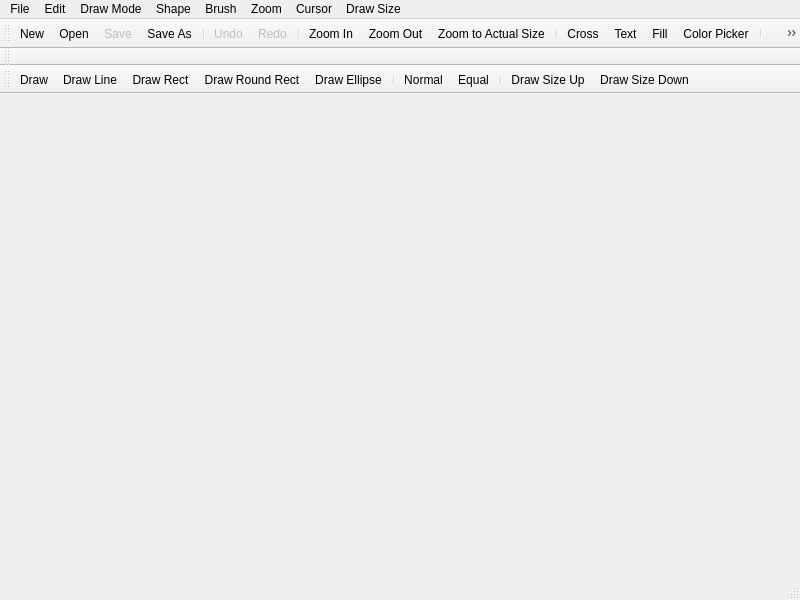
<?xml version="1.0" encoding="UTF-8"?>
<ui version="4.0">
 <class>MainWindow</class>
 <widget class="QMainWindow" name="MainWindow">
  <property name="geometry">
   <rect>
    <x>0</x>
    <y>0</y>
    <width>800</width>
    <height>600</height>
   </rect>
  </property>
  <property name="cursor">
   <cursorShape>CrossCursor</cursorShape>
  </property>
  <property name="windowTitle">
   <string>MainWindow</string>
  </property>
  <widget class="QWidget" name="centralwidget"/>
  <widget class="QMenuBar" name="menubar">
   <property name="geometry">
    <rect>
     <x>0</x>
     <y>0</y>
     <width>800</width>
     <height>20</height>
    </rect>
   </property>
   <widget class="QMenu" name="menuDraw_Mode">
    <property name="title">
     <string>Draw Mode</string>
    </property>
    <addaction name="actionDraw"/>
    <addaction name="actionDraw_Line"/>
    <addaction name="actionDraw_Rect"/>
    <addaction name="actionDraw_Round_Rect"/>
    <addaction name="actionDraw_Ellipse"/>
   </widget>
   <widget class="QMenu" name="menuShape">
    <property name="title">
     <string>Shape</string>
    </property>
    <addaction name="separator"/>
    <addaction name="actionNormal"/>
    <addaction name="actionEqual"/>
   </widget>
   <widget class="QMenu" name="menuBrush">
    <property name="title">
     <string>Brush</string>
    </property>
    <addaction name="actionNone"/>
    <addaction name="actionFull"/>
   </widget>
   <widget class="QMenu" name="menuFile">
    <property name="title">
     <string>File</string>
    </property>
    <addaction name="actionNew"/>
    <addaction name="actionOpen"/>
    <addaction name="actionSave_As"/>
    <addaction name="actionSave"/>
   </widget>
   <widget class="QMenu" name="menuZoom">
    <property name="title">
     <string>Zoom</string>
    </property>
    <addaction name="actionZoom_In"/>
    <addaction name="actionZoom_Out"/>
    <addaction name="actionZoom_to_Actual_Size"/>
   </widget>
   <widget class="QMenu" name="menuPast">
    <property name="title">
     <string>Cursor</string>
    </property>
    <addaction name="actionText"/>
    <addaction name="actionCross"/>
    <addaction name="actionFill"/>
    <addaction name="actionColor_Picker"/>
   </widget>
   <widget class="QMenu" name="menuEdit">
    <property name="title">
     <string>Edit</string>
    </property>
    <addaction name="actionUndo"/>
    <addaction name="actionRedo"/>
   </widget>
   <widget class="QMenu" name="menuDraw_Size">
    <property name="title">
     <string>Draw Size</string>
    </property>
    <addaction name="actionDraw_Size_Up"/>
    <addaction name="actionDraw_Size_Down"/>
   </widget>
   <addaction name="menuFile"/>
   <addaction name="menuEdit"/>
   <addaction name="menuDraw_Mode"/>
   <addaction name="menuShape"/>
   <addaction name="menuBrush"/>
   <addaction name="menuZoom"/>
   <addaction name="menuPast"/>
   <addaction name="menuDraw_Size"/>
  </widget>
  <widget class="QStatusBar" name="statusbar"/>
  <widget class="QToolBar" name="toolBar">
   <property name="windowTitle">
    <string>toolBar</string>
   </property>
   <attribute name="toolBarArea">
    <enum>TopToolBarArea</enum>
   </attribute>
   <attribute name="toolBarBreak">
    <bool>false</bool>
   </attribute>
   <addaction name="actionNew"/>
   <addaction name="actionOpen"/>
   <addaction name="actionSave"/>
   <addaction name="actionSave_As"/>
   <addaction name="separator"/>
   <addaction name="actionUndo"/>
   <addaction name="actionRedo"/>
   <addaction name="separator"/>
   <addaction name="actionZoom_In"/>
   <addaction name="actionZoom_Out"/>
   <addaction name="actionZoom_to_Actual_Size"/>
   <addaction name="separator"/>
   <addaction name="actionCross"/>
   <addaction name="actionText"/>
   <addaction name="actionFill"/>
   <addaction name="actionColor_Picker"/>
   <addaction name="separator"/>
   <addaction name="actionNone"/>
   <addaction name="actionFull"/>
   <addaction name="separator"/>
  </widget>
  <widget class="QToolBar" name="toolBarText">
   <property name="windowTitle">
    <string>toolBar_2</string>
   </property>
   <attribute name="toolBarArea">
    <enum>TopToolBarArea</enum>
   </attribute>
   <attribute name="toolBarBreak">
    <bool>true</bool>
   </attribute>
  </widget>
  <widget class="QToolBar" name="toolBarShape">
   <property name="windowTitle">
    <string>toolBar_2</string>
   </property>
   <attribute name="toolBarArea">
    <enum>TopToolBarArea</enum>
   </attribute>
   <attribute name="toolBarBreak">
    <bool>true</bool>
   </attribute>
   <addaction name="actionDraw"/>
   <addaction name="actionDraw_Line"/>
   <addaction name="actionDraw_Rect"/>
   <addaction name="actionDraw_Round_Rect"/>
   <addaction name="actionDraw_Ellipse"/>
   <addaction name="separator"/>
   <addaction name="actionNormal"/>
   <addaction name="actionEqual"/>
   <addaction name="separator"/>
   <addaction name="actionDraw_Size_Up"/>
   <addaction name="actionDraw_Size_Down"/>
  </widget>
  <action name="actionDraw">
   <property name="icon">
    <iconset resource="resources.qrc">
     <normaloff>:/icons/icons/Brush-26.png</normaloff>:/icons/icons/Brush-26.png</iconset>
   </property>
   <property name="text">
    <string>Draw</string>
   </property>
   <property name="shortcut">
    <string>1</string>
   </property>
  </action>
  <action name="actionDraw_Line">
   <property name="icon">
    <iconset resource="resources.qrc">
     <normaloff>:/icons/icons/Line-64.png</normaloff>:/icons/icons/Line-64.png</iconset>
   </property>
   <property name="text">
    <string>Draw Line</string>
   </property>
   <property name="shortcut">
    <string>2</string>
   </property>
  </action>
  <action name="actionDraw_Rect">
   <property name="icon">
    <iconset resource="resources.qrc">
     <normaloff>:/icons/icons/Rectangle Stroked-64.png</normaloff>:/icons/icons/Rectangle Stroked-64.png</iconset>
   </property>
   <property name="text">
    <string>Draw Rect</string>
   </property>
   <property name="shortcut">
    <string>3</string>
   </property>
  </action>
  <action name="actionDraw_Ellipse">
   <property name="icon">
    <iconset resource="resources.qrc">
     <normaloff>:/icons/icons/Ellipse Stroked-64.png</normaloff>:/icons/icons/Ellipse Stroked-64.png</iconset>
   </property>
   <property name="text">
    <string>Draw Ellipse</string>
   </property>
   <property name="shortcut">
    <string>5</string>
   </property>
  </action>
  <action name="actionNormal">
   <property name="icon">
    <iconset resource="resources.qrc">
     <normaloff>:/icons/icons/Not Equal-64.png</normaloff>:/icons/icons/Not Equal-64.png</iconset>
   </property>
   <property name="text">
    <string>Normal</string>
   </property>
  </action>
  <action name="actionEqual">
   <property name="icon">
    <iconset resource="resources.qrc">
     <normaloff>:/icons/icons/Equal Sign-64.png</normaloff>:/icons/icons/Equal Sign-64.png</iconset>
   </property>
   <property name="text">
    <string>Equal</string>
   </property>
  </action>
  <action name="actionNone">
   <property name="icon">
    <iconset resource="resources.qrc">
     <normaloff>:/icons/icons/Roller Brush-50.png</normaloff>:/icons/icons/Roller Brush-50.png</iconset>
   </property>
   <property name="text">
    <string>None</string>
   </property>
  </action>
  <action name="actionFull">
   <property name="icon">
    <iconset resource="resources.qrc">
     <normaloff>:/icons/icons/Roller Brush Filled-50.png</normaloff>:/icons/icons/Roller Brush Filled-50.png</iconset>
   </property>
   <property name="text">
    <string>Full</string>
   </property>
  </action>
  <action name="actionNew">
   <property name="icon">
    <iconset resource="resources.qrc">
     <normaloff>:/icons/icons/New File-50.png</normaloff>:/icons/icons/New File-50.png</iconset>
   </property>
   <property name="text">
    <string>New</string>
   </property>
   <property name="shortcut">
    <string>Ctrl+N</string>
   </property>
  </action>
  <action name="actionOpen">
   <property name="icon">
    <iconset resource="resources.qrc">
     <normaloff>:/icons/icons/Open Folder-50.png</normaloff>:/icons/icons/Open Folder-50.png</iconset>
   </property>
   <property name="text">
    <string>Open</string>
   </property>
   <property name="shortcut">
    <string>Ctrl+O</string>
   </property>
  </action>
  <action name="actionSave">
   <property name="enabled">
    <bool>false</bool>
   </property>
   <property name="icon">
    <iconset resource="resources.qrc">
     <normaloff>:/icons/icons/Save-50.png</normaloff>:/icons/icons/Save-50.png</iconset>
   </property>
   <property name="text">
    <string>Save</string>
   </property>
   <property name="shortcut">
    <string>Ctrl+S</string>
   </property>
  </action>
  <action name="actionSave_As">
   <property name="icon">
    <iconset resource="resources.qrc">
     <normaloff>:/icons/icons/Save as-50.png</normaloff>:/icons/icons/Save as-50.png</iconset>
   </property>
   <property name="text">
    <string>Save As</string>
   </property>
   <property name="shortcut">
    <string>Ctrl+Shift+S</string>
   </property>
  </action>
  <action name="actionZoom_In">
   <property name="icon">
    <iconset resource="resources.qrc">
     <normaloff>:/icons/icons/Zoom In-50.png</normaloff>:/icons/icons/Zoom In-50.png</iconset>
   </property>
   <property name="text">
    <string>Zoom In</string>
   </property>
   <property name="shortcut">
    <string>Ctrl++</string>
   </property>
  </action>
  <action name="actionZoom_Out">
   <property name="icon">
    <iconset resource="resources.qrc">
     <normaloff>:/icons/icons/Zoom Out-50.png</normaloff>:/icons/icons/Zoom Out-50.png</iconset>
   </property>
   <property name="text">
    <string>Zoom Out</string>
   </property>
   <property name="shortcut">
    <string>Ctrl+-</string>
   </property>
  </action>
  <action name="actionZoom_to_Actual_Size">
   <property name="icon">
    <iconset resource="resources.qrc">
     <normaloff>:/icons/icons/Zoom to Actual Size-50.png</normaloff>:/icons/icons/Zoom to Actual Size-50.png</iconset>
   </property>
   <property name="text">
    <string>Zoom to Actual Size</string>
   </property>
   <property name="shortcut">
    <string>Ctrl+0</string>
   </property>
  </action>
  <action name="actionText">
   <property name="icon">
    <iconset resource="resources.qrc">
     <normaloff>:/icons/icons/Text Box-50.png</normaloff>:/icons/icons/Text Box-50.png</iconset>
   </property>
   <property name="text">
    <string>Text</string>
   </property>
   <property name="shortcut">
    <string>F2</string>
   </property>
  </action>
  <action name="actionUndo">
   <property name="enabled">
    <bool>false</bool>
   </property>
   <property name="icon">
    <iconset resource="resources.qrc">
     <normaloff>:/icons/icons/Undo-50.png</normaloff>:/icons/icons/Undo-50.png</iconset>
   </property>
   <property name="text">
    <string>Undo</string>
   </property>
   <property name="shortcut">
    <string>Ctrl+Z</string>
   </property>
  </action>
  <action name="actionRedo">
   <property name="enabled">
    <bool>false</bool>
   </property>
   <property name="icon">
    <iconset resource="resources.qrc">
     <normaloff>:/icons/icons/Redo-50.png</normaloff>:/icons/icons/Redo-50.png</iconset>
   </property>
   <property name="text">
    <string>Redo</string>
   </property>
   <property name="shortcut">
    <string>Ctrl+Y</string>
   </property>
  </action>
  <action name="actionCross">
   <property name="icon">
    <iconset resource="resources.qrc">
     <normaloff>:/icons/icons/cross.png</normaloff>:/icons/icons/cross.png</iconset>
   </property>
   <property name="text">
    <string>Cross</string>
   </property>
   <property name="shortcut">
    <string>F1</string>
   </property>
  </action>
  <action name="actionDraw_Size_Up">
   <property name="icon">
    <iconset resource="resources.qrc">
     <normaloff>:/icons/icons/Plus-50.png</normaloff>:/icons/icons/Plus-50.png</iconset>
   </property>
   <property name="text">
    <string>Draw Size Up</string>
   </property>
   <property name="shortcut">
    <string>+</string>
   </property>
  </action>
  <action name="actionDraw_Size_Down">
   <property name="icon">
    <iconset resource="resources.qrc">
     <normaloff>:/icons/icons/Minus-50.png</normaloff>:/icons/icons/Minus-50.png</iconset>
   </property>
   <property name="text">
    <string>Draw Size Down</string>
   </property>
   <property name="shortcut">
    <string>-</string>
   </property>
  </action>
  <action name="actionDraw_Round_Rect">
   <property name="icon">
    <iconset resource="resources.qrc">
     <normaloff>:/icons/icons/Rounded Rectangle Stroked-50.png</normaloff>:/icons/icons/Rounded Rectangle Stroked-50.png</iconset>
   </property>
   <property name="text">
    <string>Draw Round Rect</string>
   </property>
   <property name="shortcut">
    <string>4</string>
   </property>
  </action>
  <action name="actionFill">
   <property name="icon">
    <iconset resource="resources.qrc">
     <normaloff>:/icons/icons/Fill Color-50.png</normaloff>:/icons/icons/Fill Color-50.png</iconset>
   </property>
   <property name="text">
    <string>Fill</string>
   </property>
   <property name="shortcut">
    <string>F3</string>
   </property>
  </action>
  <action name="actionColor_Picker">
   <property name="icon">
    <iconset resource="resources.qrc">
     <normaloff>:/icons/icons/icons8-Color Dropper-50.png</normaloff>:/icons/icons/icons8-Color Dropper-50.png</iconset>
   </property>
   <property name="text">
    <string>Color Picker</string>
   </property>
   <property name="shortcut">
    <string>F4</string>
   </property>
  </action>
 </widget>
 <resources>
  <include location="resources.qrc"/>
 </resources>
 <connections/>
</ui>
